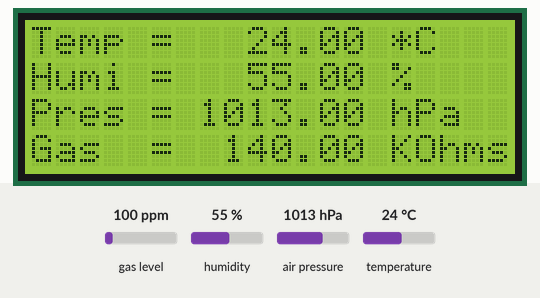
The sketch below on a simulated Arduino Uno, built with avr-gcc and run on an emulated ATmega328P. Parts: 20×4 character LCD. The inputs (shaded band) are chosen by the test bench; at power-on: gas level 100 ppm, air pressure 1013 hPa, humidity 55 %, temperature 24 °C.

Above: at 2.7 s.
2.8 s: gas level set to 750 ppm
At 5.0 s:
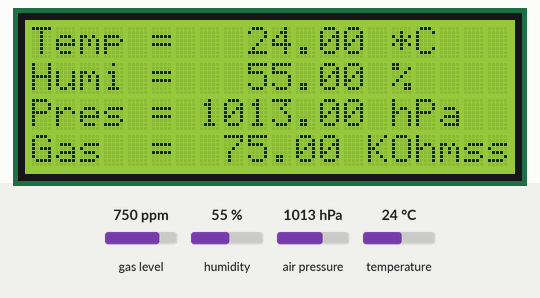
5.8 s: air pressure set to 952 hPa
At 6.9 s:
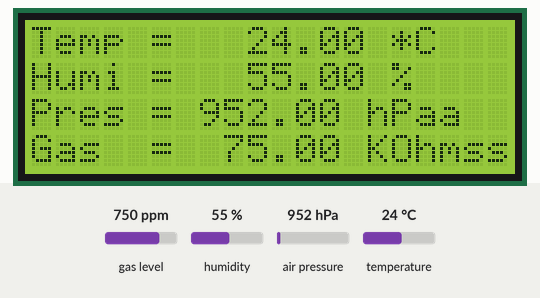
8.8 s: gas level set to 20 ppm
At 11.9 s:
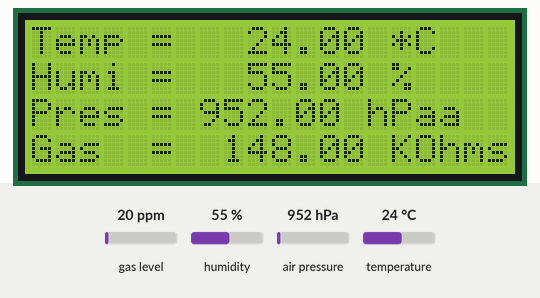
12.4 s: humidity set to 22 %
At 13.6 s:
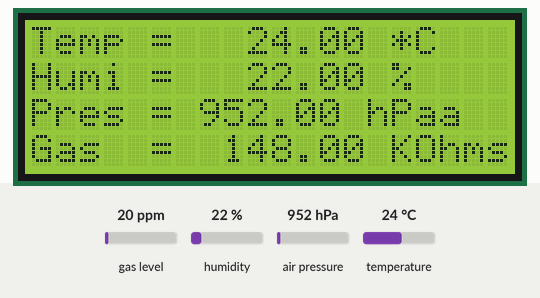
15.4 s: temperature set to 12 °C
At 16.1 s:
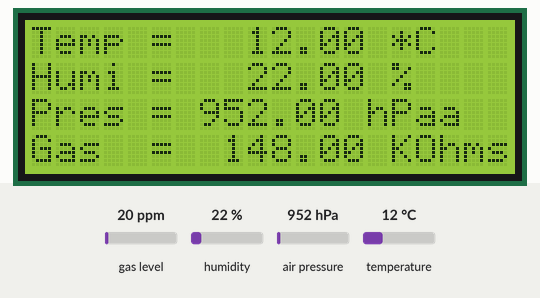
Timing chart, 0 to 18.4 s (numbered marks = the images above; inputs shaded):
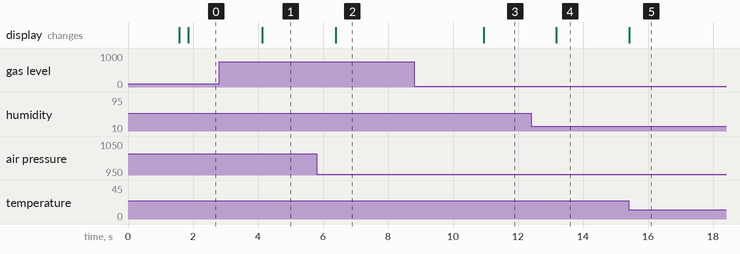

Measured:
- after the input at 2.8 s, the display: changes after 1.3 s (image 1)
- after the input at 5.8 s, the display: changes after 0.60 s (image 2)
- after the input at 8.8 s, the display: changes after 2.1 s (image 3)
- after the input at 12.4 s, the display: changes after 0.77 s (image 4)
- after the input at 15.4 s, the display: changes at once (image 5)

The sketch:

20250715_spf_test.ino
```cpp
#include <Wire.h>
#include <SPI.h>
#include <Adafruit_Sensor.h>
#include "Adafruit_BME680.h"

#include <LiquidCrystal_I2C.h>


#define BME_SCK     13
#define BME_MISO    12
#define BME_MOSI    11
#define BME_CS      10

#define SEALEVELPRESSURE_HPA (1013.25)


LiquidCrystal_I2C   lcd ( 0x27,20,4 );  // set the LCD address to 0x27 for a 16 chars and 2 line display
Adafruit_BME680     bme ( BME_CS    ); // hardware SPI

void setup( )
{
  lcd.init( );                      // initialize the lcd
  // Print a message to the LCD.
  lcd.backlight( );

  lcd.setCursor( 3,0 );
  lcd.print( "Hello, world!" );

  bme.begin( );
  // Set up oversampling and filter initialization
  bme.setTemperatureOversampling(BME680_OS_8X);
  bme.setHumidityOversampling(BME680_OS_2X);
  bme.setPressureOversampling(BME680_OS_4X);
  bme.setIIRFilterSize(BME680_FILTER_SIZE_3);
  bme.setGasHeater(320, 150); // 320*C for 150 ms

  delay(1500);

  lcd.clear( );

}

void loop( )
{

  // Tell BME680 to begin measurement.
  unsigned long endTime = bme.beginReading();
  if (endTime == 0) {
    return;
  }

  delay(50); // This represents parallel work.
  // There's no need to delay() until millis() >= endTime: bme.endReading()
  // takes care of that. It's okay for parallel work to take longer than
  // BME680's measurement time.

  // Obtain measurement results from BME680. Note that this operation isn't
  // instantaneous even if milli() >= endTime due to I2C/SPI latency.
  if (!bme.endReading()) {
    return;
  }

  lcd.setCursor ( 0,0 );
  lcd.print     ( "Temp =   " );
  lcd.print     (bme.temperature);
  lcd.print     (" *C");

  lcd.setCursor ( 0,1 );
  lcd.print     ( "Humi =   " );
  lcd.print     (bme.humidity);
  lcd.print     (" %");

  lcd.setCursor ( 0,2 );
  lcd.print     ( "Pres = " );
  lcd.print     (bme.pressure / 100.0);
  lcd.print     (" hPa");

  lcd.setCursor ( 0,3 );
  lcd.print     ( "Gas  =  " );
  lcd.print     (bme.gas_resistance / 1000.0);
  lcd.print     (" KOhms");

  delay(2000);

}
```
